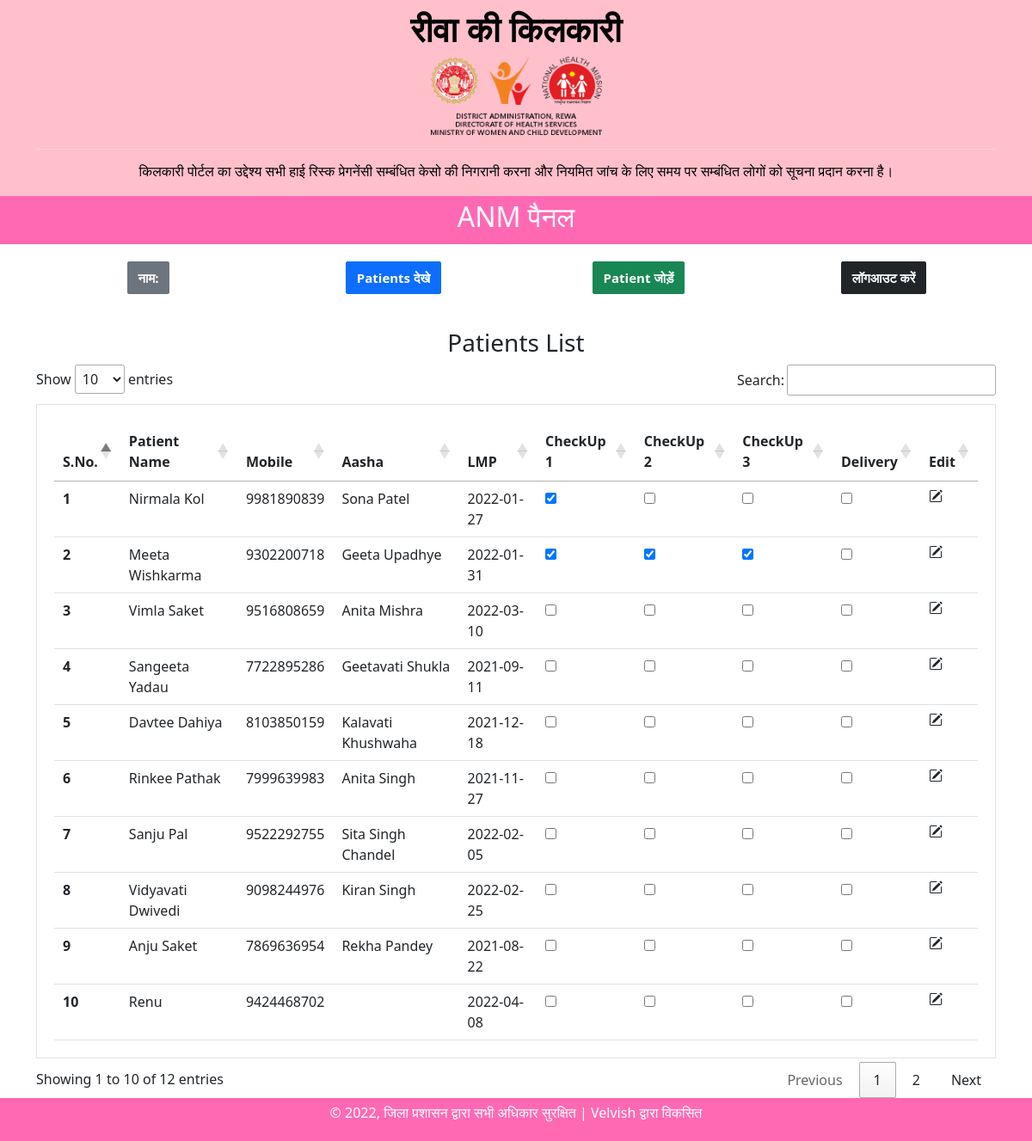
The app's page /anm/panel.php with its own data.
### tables this page shows
CREATE TABLE `patient` (
  `id` int(255) NOT NULL,
  `name` varchar(255) NOT NULL,
  `husband_name` varchar(255) NOT NULL,
  `aadhar` varchar(12) NOT NULL,
  `village` varchar(255) NOT NULL,
  `mobile` varchar(12) NOT NULL,
  `block` varchar(255) NOT NULL,
  `SHC` varchar(255) NOT NULL,
  `city` varchar(255) NOT NULL,
  `aasha` varchar(255) NOT NULL,
  `lmp` date NOT NULL,
  `APH` tinyint(1) NOT NULL,
  `eclampsia` tinyint(1) NOT NULL,
  `PIH` tinyint(1) NOT NULL,
  `anaemia` tinyint(1) NOT NULL,
  `obstructed_labor` tinyint(1) NOT NULL,
  `PPH` tinyint(1) NOT NULL,
  `LSCS` tinyint(1) NOT NULL,
  `congenital_anamaly` tinyint(1) NOT NULL,
  `abortion` tinyint(1) NOT NULL,
  `others_1` varchar(255) NOT NULL,
  `tuberculosis` tinyint(1) NOT NULL,
  `hypertension` tinyint(1) NOT NULL,
  `heart_disease` tinyint(1) NOT NULL,
  `diabetes` tinyint(1) NOT NULL,
  `asthma` tinyint(1) NOT NULL,
  `other_2` varchar(255) NOT NULL,
  `address` varchar(255) NOT NULL,
  `ac1` int(1) NOT NULL DEFAULT 0,
  `ac2` int(1) NOT NULL DEFAULT 0,
  `ac3` int(3) NOT NULL DEFAULT 0,
  `delivery` int(1) NOT NULL DEFAULT 0
);

### resources/functions/helpers.php (called while the page is built, shortened)
<?php
include('../resources/functions/config.php');
function getAllPatients($SHC)
{
    global $conn;
    $query = "SELECT * FROM patient WHERE SHC='$SHC' ";
    $temp_result = mysqli_query($conn, $query);
    $result = array();
    $i = 0;
    while ($row = mysqli_fetch_array($temp_result)) {
        $result[$i] = $row;
        $i++;
    }
    return $result;
}

### anm/panel.php (the view, shortened to what this page needs)
<?php
require('../resources/functions/helpers.php');
$SHC = $_SESSION['anm_data']['SHC'];
$block_name = $_SESSION['anm_data']['block'];
$all_patients_data = getAllPatients($SHC);
?>
<?php
include '../resources/sections/head.php';
?>
<link rel="stylesheet" type="text/css" href="https://cdn.datatables.net/1.12.1/css/jquery.dataTables.css">
<?php
include '../resources/sections/header.php';
?>
<div class="title">
   <div class="container">
      <div class="row">
         <h2 class="text-center">ANM पैनल</h2>
      </div>
   </div>
</div>
<?php
include '../resources/sections/anm_menu.php';
?>
<section>
   <div class="container">
      <h3 class="text-center"><?= $block_name ?> Patients List</h3>
      <div class="table-responsive tscroll" >
      <table id="view_patient_table" class="table table-hover border" style="overflow: auto;">
         <thead>
            <tr>
               <th scope="col">S.No.</th>
               <th class="freeze"style="background-color:white;position:sticky;left:0;z-index:2;" scope="col">Patient Name</th>
               <th scope="col">Mobile</th>
               <th scope="col">Aasha</th>
               <th scope="col">LMP</th>
               <th scope="col">CheckUp 1</th>
               <th scope="col">CheckUp 2</th>
               <th scope="col">CheckUp 3</th>
               <th scope="col">Delivery</th>
               <th scope="col">Edit</th>
            </tr>
         </thead>
         <tbody>
            <?php
            $i = 1;
            foreach ($all_patients_data as $patient) {
               $ac1_checked =  $patient['ac1'] == 1 ? 'checked' : '';
               $ac2_checked =  $patient['ac2'] == 1 ? 'checked' : '';
               $ac3_checked =  $patient['ac3'] == 1 ? 'checked' : '';
               $delivery_checked =  $patient['delivery'] == 1 ? 'checked' : '';
               echo "
               <tr>
               <th scope='row'>$i</th>
               <td>" . $patient['name'] . "</td>
               <td>" . $patient['mobile'] . "</td>
               <td>" . $patient['aasha'] . "</td>
               <td>" . $patient['lmp'] . "</td>
               <td><input type='checkbox' class='checkup' name='ac1_".$i."' value='1' $ac1_checked data-id=".$patient['id']." data-field='ac1'/></td>
               <td><input type='checkbox' class='checkup' name='ac2_".$i."' value='1' $ac2_checked data-id=".$patient['id']." data-field='ac2' /></td>
               <td><input type='checkbox' class='checkup' name='ac3_".$i."' value='1' $ac3_checked data-id=".$patient['id']." data-field='ac3' /></td>
               <td><input type='checkbox' class='checkup' name='delivery".$i."' value='1' $delivery_checked data-id=".$patient['id']." value='1'  data-field='delivery' /></td>
               <td><svg  xmlns='http://www.w3.org/2000/svg' width='24' height='24' fill='currentColor' class='bi bi-pencil-square edit-btn' data-id='".$patient['id']."' viewBox='0 0 24 24' data-bs-toggle='modal' data-bs-target='#editPatient' aria-current='page'>
               <path d='M15.502 1.94a.5.5 0 0 1 0 .706L14.459 3.69l-2-2L13.502.646a.5.5 0 0 1 .707 0l1.293 1.293zm-1.75 2.456-2-2L4.939 9.21a.5.5 0 0 0-.121.196l-.805 2.414a.25.25 0 0 0 .316.316l2.414-.805a.5.5 0 0 0 .196-.12l6.813-6.814z'/>
               <path fill-rule='evenodd' d='M1 13.5A1.5 1.5 0 0 0 2.5 15h11a1.5 1.5 0 0 0 1.5-1.5v-6a.5.5 0 0 0-1 0v6a.5.5 0 0 1-.5.5h-11a.5.5 0 0 1-.5-.5v-11a.5.5 0 0 1 .5-.5H9a.5.5 0 0 0 0-1H2.5A1.5 1.5 0 0 0 1 2.5v11z'/>
             </svg></td>
               </tr>";
               $i++;
            } ?>
      </tbody>
      </table>
      </div>
   </div>
</section>
<?php
include '../resources/sections/footer.php';
?>

### resources/sections/head.php (shortened to what this page needs)
<!DOCTYPE html>
<html lang="en">
   <head>
      <link href="https://cdn.jsdelivr.net/npm/bootstrap@5.1.3/dist/css/bootstrap.min.css" rel="stylesheet">
      <link rel="stylesheet" href="../resources/styles/main.css">

### resources/sections/header.php
</head>
<body>
   <div class="header">
      <div class="container">
         <div class="row">
            <center>
               <h1>रीवा की किलकारी</h1>
               <img src="../resources/images/common/logo.png" class="logo">
               <hr>
               <h6>किलकारी पोर्टल का उद्देश्य सभी हाई रिस्क प्रेगनेंसी सम्बंधित केसो की निगरानी करना और नियमित जांच के लिए समय पर सम्बंधित लोगों को सूचना प्रदान करना है।</h6>
            </center>
         </div>
      </div>
   </div>

### resources/sections/anm_menu.php
<div class="content">
   <div class="container">
      <div class="row">
         <div class="col-6 col-xs-6 col-sm-6 col-md-3 text-center"><button class="btn btn-secondary btn-block" style="user-select: auto;" onclick="buttonDisabled()">नाम: <?php echo $anm_name ?></button></a></div>
         <div class="col-6 col-xs-6 col-sm-6 col-md-3 text-center"><a href="panel.php"><button class="btn btn-primary btn-block" style="user-select: auto;">Patients देखे</button></a></div>
         <div class="col-6 col-xs-6 col-sm-6 col-md-3 text-center"><button class="btn btn-success btn-block" style="user-select: auto;" data-bs-toggle="modal" data-bs-target="#addPatient" aria-current="page">Patient जोड़ें</button></a></div>
         <div class="col-6 col-xs-6 col-sm-6 col-md-3 text-center"><a href="../logout.php"><button class="btn btn-dark btn-block" style="user-select: auto;">लॉगआउट करें</button></a></div>
      </div>
   </div>
</div>

### resources/sections/footer.php (shortened to what this page needs)
      <div class="footer">
         <div class="container">
            <div class="row">
               <p class="text-center">
                  &copy; , <a href="https://rewa.nic.in">जिला प्रशासन</a> द्वारा सभी अधिकार सुरक्षित |  <a href="https://www.velvish.com" target="_blank">Velvish</a> द्वारा विकसित
               </p>
            </div>
         </div>
      </div>
   </body>
</html>

### resources/styles/main.css (style rules this page uses)
.header { background-color: #ffc0cb; color: white; padding: 10px }
.header h1 { color: black; font-weight: 900 }
.header h6 { color: black }
.logo { max-width: 200px }
.title { background-color: #ff69b4; padding: 5px; color: white }
.table { padding: 20px; width: 100% }
select, input { margin-bottom: 10px }
.form-control, .btn { min-height: 38px; border-radius: 2px; }
.btn { font-size: 15px; font-weight: bold; margin-bottom:20px; }
.content { padding: 20px; }
.footer { background-color: #ff69b4; color: white; padding: 5px }
.footer a { color: white; text-decoration: none }

### anm/panel.php (style rules this page uses)
table td:nth-child(2) { position: sticky; left: 0; background-color: white; }
.checkbox,.edit-btn { cursor:pointer; }

### records on screen
patient: name "Nirmala Kol", mobile "9981890839", aasha "Sona Patel", lmp "2022-01-27"
patient: name "Meeta Wishkarma", mobile "9302200718", aasha "Geeta Upadhye", lmp "2022-01-31"
patient: name "Vimla Saket", mobile "9516808659", aasha "Anita Mishra", lmp "2022-03-10"
patient: name "Sangeeta Yadau", mobile "7722895286", aasha "Geetavati Shukla", lmp "2021-09-11"
patient: name "Davtee Dahiya", mobile "8103850159", aasha "Kalavati Khushwaha", lmp "2021-12-18"
patient: name "Rinkee Pathak", mobile "7999639983", aasha "Anita Singh", lmp "2021-11-27"
patient: name "Sanju Pal", mobile "9522292755", aasha "Sita Singh Chandel", lmp "2022-02-05"
patient: name "Vidyavati Dwivedi", mobile "9098244976", aasha "Kiran Singh", lmp "2022-02-25"
patient: name "Anju Saket", mobile "7869636954", aasha "Rekha Pandey", lmp "2021-08-22"
patient: name "Renu", mobile "9424468702", lmp "2022-04-08"
